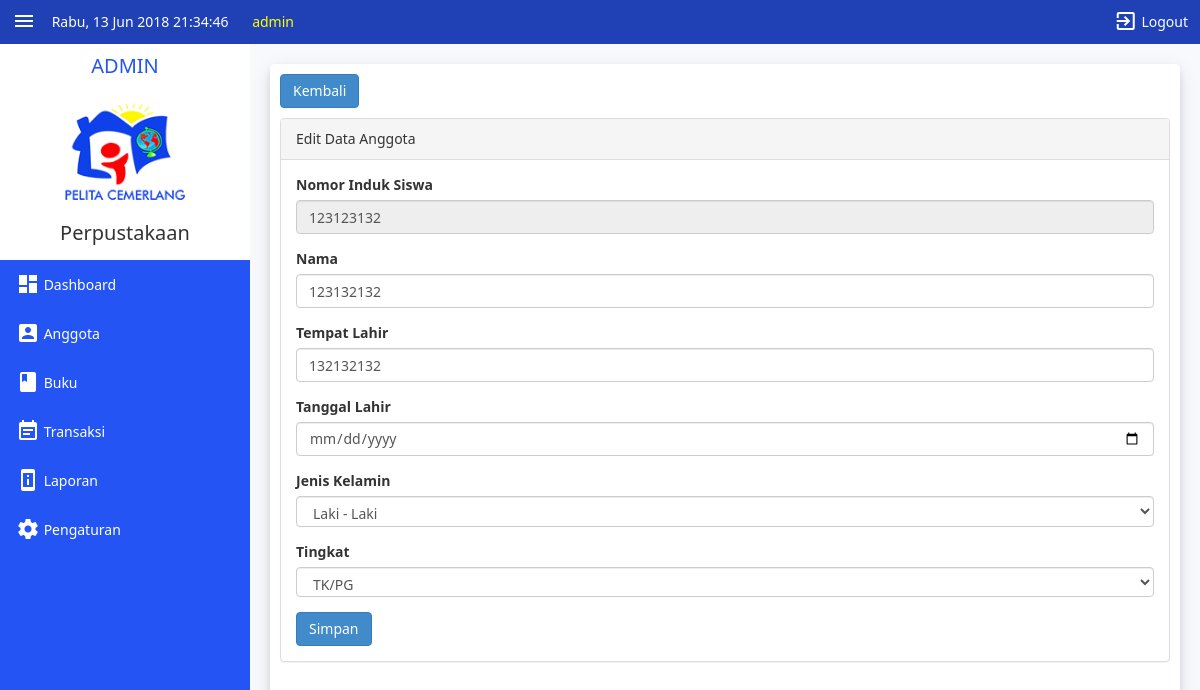
/admin/index.php?page=anggota&aksi=edit&id=123123132 (signed in), run on the app's committed database.
### tables this page shows
CREATE TABLE `tbuser` (
  `id` int(11) NOT NULL,
  `status` varchar(5) NOT NULL,
  `nama` varchar(225) NOT NULL,
  `username` varchar(225) NOT NULL,
  `password` varchar(225) NOT NULL
);

CREATE TABLE `tb_anggota` (
  `nis` varchar(15) NOT NULL,
  `nama` varchar(255) NOT NULL,
  `tmp_lahir` varchar(125) NOT NULL,
  `tgl_lahir` date NOT NULL,
  `jk` enum('l','p') NOT NULL,
  `tingkat` varchar(25) NOT NULL
);

### admin/page/anggota/edit.php (the view, shortened to what this page needs)
<a class="btn btn-primary" style="margin-bottom: 10px" href="?page=anggota">Kembali</a>
<?php
$nis= $_GET['id'];
$sql = $koneksi->query("select * from tb_anggota where nis='$nis'");
$tampil = $sql->fetch_assoc();
$jk_A=$tampil['jk'];
$tingkat_A=$tampil['tingkat'];
 ?>
 <div class="panel panel-default">
 <div class="panel-heading">
   Edit Data Anggota
   </div>
   <div class="panel-body">
                              <div class="row">
                                  <div class="col-md-12">
                                      <form method="POST">
                                          <div class="form-group">
                                              <label>Nomor Induk Siswa</label>
                                              <input class="form-control" name="nis"value="<?php echo $tampil['nis'];  ?>"readonly/>
                                          </div>
                                          <div class="form-group">
                                              <label>Nama</label>
                                              <input class="form-control" name="nama" value="<?php echo $tampil['nama'];  ?>"/>
                                          </div>
                                          <div class="form-group">
                                              <label>Tempat Lahir</label>
                                              <input class="form-control" name="tmp_lahir" value="<?php echo $tampil['tmp_lahir'];  ?>"/>
                                          </div>
                                          <div class="form-group">
                                               <label>Tanggal Lahir</label>
                                               <input class="form-control" name="tgl_lahir" type="date" value="<?php echo $tampil['tgl_lahir'];  ?>"/>
                                           </div>
                                           <div class="form-group">
                                                <label>Jenis Kelamin</label>
                                                <select class="form-control" name="jk">
                                                    <option value="l"<?php if ($jk_A== 'l') {echo "selected";}?>>Laki - Laki</option>
                                                </select>
                                            </div>
                                            <div class="form-group">
                                                 <label>Tingkat</label>
                                                 <select class="form-control" name="tingkat">
                                                     <option value="TK/PG"<?php if ($tingkat_A== 'TK/PG') {echo "selected";}?>>TK/PG</option>
                                                 </select>
                                             </div>
                                            <div>
                                              <input type="submit" name="simpan" value="Simpan" class="btn btn-primary">
                                            </div>
                                          </div>
                                 </div>
 </div>
 </div>
 </div>

### admin/index.php (shortened to what this page needs)
<?php
  $koneksi = new mysqli ("localhost","root","","perpustakaan");
?>
<!DOCTYPE html>
<html>
<head>
  <link rel="stylesheet" href="../assets/css/bootstrap.css">
  <link rel="stylesheet" href="../assets/css/bootstrap.ba.css">
  <link rel="stylesheet" href="../assets/css/style.css">
  <link href="../assets/js/dataTables/dataTables.bootstrap.css" rel="stylesheet" >
</head>
<body onload="setInterval('displayServerTime()', 1000);">
  <div class="top-bar">
    <div class="hamburger">
      <button class="hamburger-button" onclick="toggleNav()"><i class="material-icons logout-button">menu</i></button>
    </div>
    <div id="logoutButton" class="hamburger hamburger-logout">
      <button class="hamburger-button" onclick="document.getElementById('modallogout').style.display='block'" ><i class="material-icons logout-button">exit_to_app</i> Logout</button>
    </div>
    <div class="top-bar-menu">
      <?php
        function hari(){
            switch (date("N")) {
              case '3':
                $hari = "Rabu";
                break;
            }
            return($hari);
        }
        $tanggal = hari().", ". date("j M Y");
        echo $tanggal;
      ?>
      <span id="clock"><?php print date('H:i:s'); ?></span>
    </div>
    <div class="top-bar-menu" style="color:yellow; padding-left:20px; font-size:14px;">
      <?php
        include '../koneksi.php';
          $username = $_SESSION['username'];
        mysqli_select_db($conn,'perpustakaan');
        $result = mysqli_query($conn,"SELECT * FROM tbuser WHERE username = '$username'");
        if (mysqli_num_rows($result) > 0) {
          while($row = mysqli_fetch_assoc($result)) {
            echo $row['nama'];
          }
        }
      ?>
    </div>
  </div>
  <div id="mySidenav" class="sidenav tab">
    <div style="background:white;padding:10px;">
      <h2 id="admin" class="admin">ADMIN</h2>
      <center><img src="../assets/img/logo.png" style="width:230px;" alt="logo"></center>
      <h2 style="text-align: Center;">Perpustakaan</h2>
    </div>
    <a href="index.php"><i class="material-icons">dashboard</i> Dashboard</a>
    <a href="?page=anggota"><i class="material-icons">account_box</i> Anggota</a>
    <a href="?page=buku"><i class="material-icons">book</i> Buku</a>
    <a href="?page=transaksi"><i class="material-icons">event_note</i> Transaksi</a>
    <a href="?page=laporan"><i class="material-icons">perm_device_information</i> Laporan</a>
    <a href="?page=pengaturan"><i class="material-icons">settings</i> Pengaturan</a>
  </div>
  <div id="main" class="main">
    <div class="sub-main">
        <div class="content">
          <?php
            $page = $_GET['page'];
            $aksi = $_GET['aksi'];
            if($page == "anggota"){
              if (isset($_GET['aksi'])){
                if ($aksi=="tambah"){
                  include "./page/anggota/tambah.php";
                }
                elseif ($aksi=="edit"){
                  include "./page/anggota/edit.php";
                }
                elseif ($aksi=="hapus"){
                  include "./page/anggota/hapus.php";
                }
                elseif ($aksi=="coba"){
                  include "./page/anggota/coba.php";
                }
              }
              else {
                include "./page/anggota/anggota.php";
              }
            }
            else {
              include "./page/dashboard.php";
            }
          ?>
        </div>
      </div>
</body>
</html>

### assets/css/style.css (style rules this page uses)
body { font-family: "segoe ui"; margin: 0; background-color: #f8f9fd; }
.tab a { display: block; background-color: inherit; color: white; padding-top: 6px; padding-bottom: 14px; padding-left: 16px; width: 100%; border: none; outline: none; text-align: left; cursor: pointer; transition: 0.5s; font-size: 14px; text-decoration:none; }
i { font-size: 30px; transform: translateX(0%) translateY(25%); }
.tab { float: left; width: 30%; height: 300px; }
.sidenav { margin-top: 44px; height: 100%; width: 250px; position: fixed; z-index: 1; top: 0; left: 0; background-color: #2455f4; overflow-x: hidden; transition: 0.5s; }
.main { transition: margin-left 0.5s; margin-left: 250px; height: 100%; position: relative; z-index: 2; transition: 0.5s; }
a { color: white; }
.top-bar { position: fixed; z-index: 4; width: 100%; min-height: 44px; background-color: #1f41b5; color: white; padding-top: 2px; font-size: 14px; }
.top-bar-menu { display: inline-block; padding-left: 8px; }
.top-bar .hamburger { display: inline-block; }
.hamburger-button { display: block; background-color: #1f41b5; color: white; padding-left: 8px ; padding-right: 4px; padding-bottom: 10px; margin-left: 4px; width: 100%; border: none; outline: none; text-align: left; cursor: pointer; transition: 0.3s; }
.logout-button { padding-left: 16px ; padding-right: 10px; padding-top: 8px; padding-bottom: 10px; }
.hamburger i { padding:0; }
.hamburger-logout { position: relative; float: right; margin-right: 8px; transition: margin-left 0.5s; transition: margin-right 0.5s; }
.admin { text-align: center; color: #2455f4; }
.sub-main { width: 100%; height: 100%; float: right; padding: 20px; transition: 0.5s; }
.content { margin-top: 44px; min-height: 900px; padding: 10px; background: #fff; border-radius: 5px; box-shadow: 0 4px 8px 0 rgba(0, 0, 0, 0.1), 0 6px 20px 0 rgba(0, 0, 0, 0.1); }

### data on the page
tbuser: nama "admin"
tb_anggota: nama "123132132", tmp_lahir "132132132", jk "Laki - Laki", tingkat "TK/PG"

### other printed values
$tanggal "Rabu, 13 Jun 2018"
